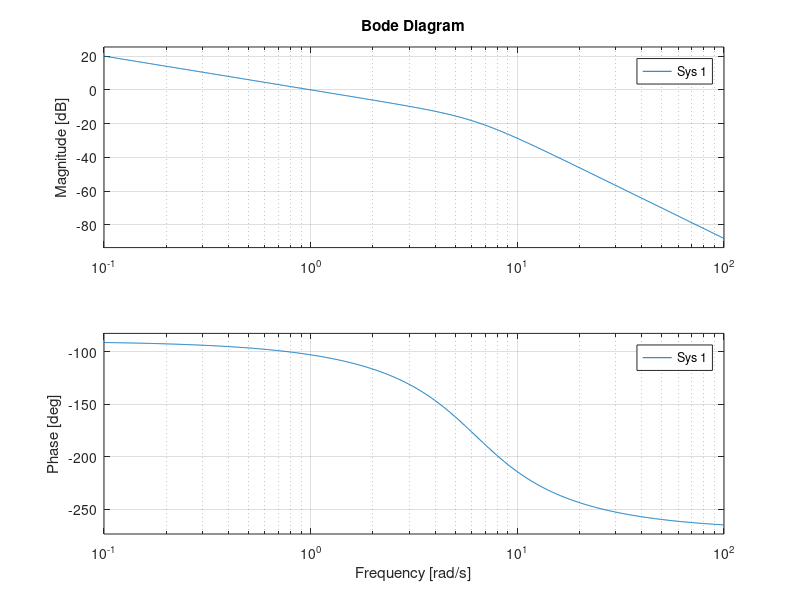
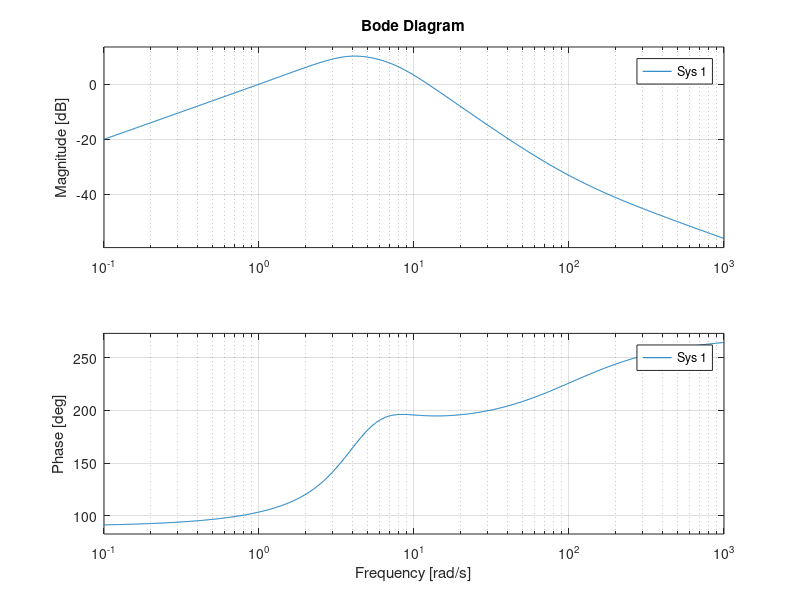

The MATLAB script that drew these images, in order:
%Dieses Sktipt initialisiert einen Zustandsvariablenfilter zur Ableitung
%der Ticks die durch die raddrehzahlsensoren geliefert werden.
%Diese entsprechen der gefahrenen Stecke un m�ssen durch differentiation in
%eine Geschwindigkeit umgerechnet werden.
%Da die erste ableitung ben�tigt wird muss der zvf 2 eintr�ge enthalten,
%also auch die zweite ableitung berechnen. n = 2!!!
%der zvf liegt in
%regelungsnormalform vor:
n=2;
tau = 3.215/5;
tasten = 0.1;%es wird mit einer Abtastzeit von tasten abgetastet
w=(2*pi/tasten)/10;%Grenzfrequenz des Tiefpasses, diese sollte um einiges kleiner sein als die abtastfrequenz
b = [0; 1];
%cT = [0 40];
pr=1;%5%0.45*25;%p anteil des reglers
ir=100;%1.1%0.5422*25/2.3;%i anteil des reglers
dr=-0.5;%nur ein test
u = 7;%getriebe�bersetzug
%d=10
Ur = pi*0.056%Umfang der Reifen bei 5cm durchmesser
nt = 9;%Anzahl der Ticks pro Umfang
%bestimmung der Filter�bertragungsfunktion
v=2%geschwindigkeit in m/s
f = 1;
for k = 1:n
    s = exp(1i*pi*(2*k-1+n)/(2*n));
    f=conv(f,[1,-s]);%das berechnen den normierten vektor f
end
for i = 0:n-1
    f(i+1) = w^(n-i)*real(f(i+1));%hier wird f auf die passenden kreisfrequenz angepasst:
    %diese muss glaube ich der Abtastrate entprechen
end
A = [0, 1;-f(1), -f(2)];
cT=[f(1), 0]%ct muss kompensieren, damit der ZVF eine gesamst Verst�rkung von 1 hat!!!
s=tf('s');
Gf = tf(ss(A,b,cT,0))

Gs = 1/(tau*s+1);
Gi = 1/s;
figure(1)
bode(Gf*Gi)
pole_filter = pole(Gf)

Gr = pr+ir/s;

pole_system = pole( (Gr*Gs) / (1+Gr*Gs*Gf*Gi) )
% for ir=0.01:0.05:10
%     for pr = 0.01:0.05:10
%         Gr = pr+ir/s;
%         pole_system = pole( (Gr*Gs) / (1+Gr*Gs*Gf*Gi) )
%         if real(pole_system(:)) < 0
%            ir
%            pr
%            pr = 20
%            ir=20
%         end
%     end
% end

figure(2)
bode( (Gr*Gs) / (1+Gr*Gs*Gf*Gi) )
% bode(filter)
% data = timeseries(DATA012.AccX);
% data.time = DATA012.Time;
% sum = 0;
% for i = 1:100
%     sum = sum + data.DATA(i);
% end 
% sum = sum/100;
% %data.DATA = data.DATA - sum;
% sim = fix(data.time(end));
% 
% % 
% Am = [0 1; -0.5 -10];
% bm = [1;0];
% cTm = [1 0];
% e1 = [1 0];
% e2 = [0 1];
%  filterm = ss(Am,bm,cTm,0);
%  pole(filterm)

%data = timeseries([1,2,3,4,5,6,7,8,9,4,7,1,3,2,5,5,5,6,7,5,3,8,8,9,2,3,4,5,6,7,8]');
%sim = data.time(end)